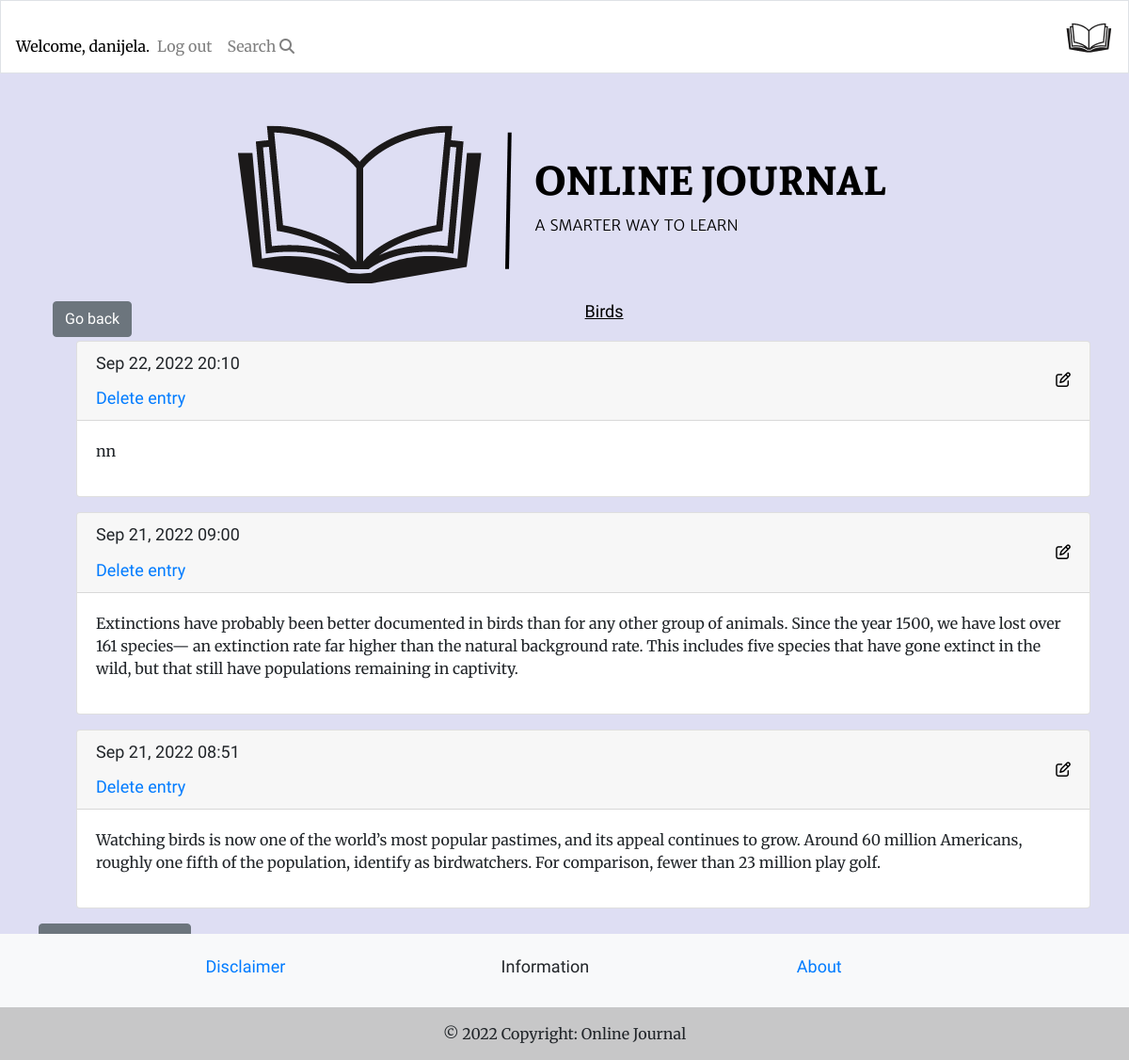
/topics/1 (signed in), run on an earlier commit of the app's database.
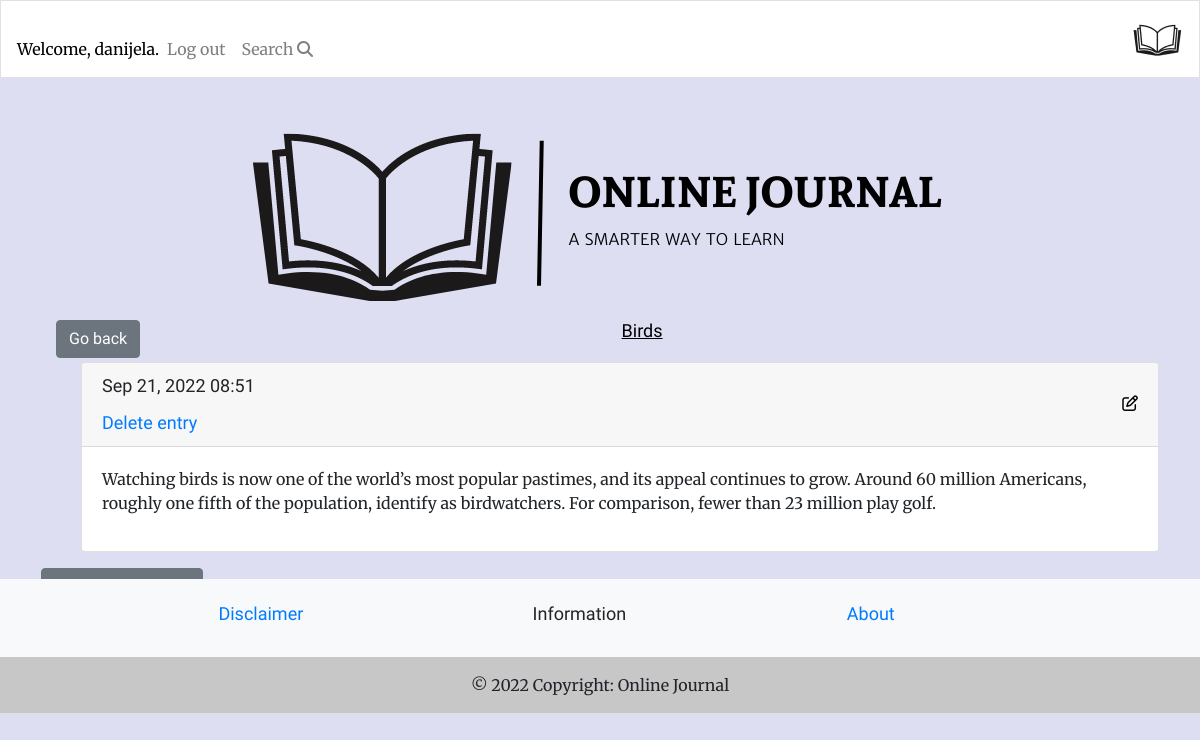
And on a later commit of the database.
### learning_logs/models.py (models this page shows, shortened)
class Topic(models.Model):
    text = models.CharField(max_length=200)
    date_added = models.DateTimeField(auto_now_add=True)
    def __str__(self):
        return self.text

class Entry(models.Model):
    topic = models.ForeignKey(Topic, on_delete=models.CASCADE)
    text = models.TextField()
    date_added = models.DateTimeField(auto_now_add=True)

### learning_logs/views.py (the view)
# urls.py: path('topics/<int:topic_id>', views.topic, name='topic'),
@login_required
def topic(request, topic_id):
    topic = get_object_or_404(Topic, id=topic_id)
    entries = topic.entry_set.order_by('-date_added')
    context = {'topic': topic, 'entries': entries}
    return render(request, 'learning_logs/topic.html', context)

### learning_logs/templates/learning_logs/topic.html
{% extends 'learning_logs/base.html' %}
{% block page_header %}
<h3 class="topic-on-hand"><a class="btn btn-secondary go-back" href="javascript:history.back()">Go back</a> {{ topic }}</h3>
{% endblock page_header %}
{% block content %}
<ul>
  {% for entry in entries %}
  <div class="card mb-3">
    <h4 class="card-header">
      {{ entry.date_added|date:'M d, Y H:i' }}
      <small><a href="{% url 'learning_logs:edit_entry' entry.id %}">
          <i class="fa-regular fa-pen-to-square edit"></i></a></small>
          <a href="{% url 'learning_logs:delete_entry' entry.id %}">Delete entry</a>
    </h4>
    <div class="card-body">
      {{ entry.text|linebreaks }}
    </div>
  </div>
  {% empty %}
  <p>There are currently no entries.</p>
  {% endfor %}
</ul>
<p>
  <a class="new-entry btn btn-secondary" href="{% url 'learning_logs:new_entry' topic.id %}" role="button">Add new
    entry</a>
</p>
{% endblock content %}

### learning_logs/templates/learning_logs/base.html (shortened to what this page needs)
<!DOCTYPE html>
{% load bootstrap4 %}
{% load static %}
<html lang="en">
<head>
  {% block css %}
  <link rel="stylesheet" href="https://cdn.jsdelivr.net/npm/bootstrap@4.6.2/dist/css/bootstrap.min.css"
>
  {% endblock %}
  <link rel="stylesheet" href='{% static "css/styles.css" %}' type="text/css" />
</head>
<body>
  <nav class="navbar navbar-expand-md mb-4 border navbar-light">
    <div class="collapse navbar-collapse" id="navbarTogglerDemo01">
      <ul class="navbar-nav">
        {% if user.is_authenticated %}
        <li class="nav-item">
          <span class="navbar-text">Welcome, {{ user.username }}.</span>
        </li>
        <li class="nav-item">
          <a class="nav-link" href="{% url 'users:logout' %}">Log out</a>
        </li>
        {% else %}
        <li class="nav-item">
          <a class="nav-link" href="{% url 'users:login' %}">Log in</a></li>
        </li>
        <li class="nav-item">
          <a class="nav-link" href="{% url 'users:register' %}">Register</a>
        {% endif %}
      </ul>
      <ul class="navbar-nav">
        <li class="nav-item">
          <a class="nav-link" href="{% url 'learning_logs:topics'%}">
            Search <i class="fa-solid fa-magnifying-glass"></i></a></li>
      </ul>
    </div>
    <a class="navbar-brand mx-auto" href="{% url 'learning_logs:index'%}">
      <img src="{% static 'images/navbar-logo.png' %}" alt="Logo">
      </a>
  </nav>
  {% include 'learning_logs/includes/messages.html' %}
  <main role="main" class="container">
    <div class="container-md">
      <img class="logo-img" src="{% static 'images/logo.png' %}" alt="Logo">
      {% block page_header %} {% endblock page_header %}
    </div>
    <div>
      {% block content %}{% endblock content%}
    </div>
  </main>
  {% include 'learning_logs/footer.html' %}
</body>
</html>

### learning_logs/templates/learning_logs/includes/messages.html (shortened to what this page needs)
<!DOCTYPE html>
<html lang="en">
<head>
</head>
</html>

### learning_logs/templates/learning_logs/footer.html (shortened to what this page needs)
<footer class="bg-light text-center">
    <div class="container p-4 pb-0">
        <div class="row mobiledevice">
            <div class="col-lg-4 col-md-4 col-sm-4 text-left">
                <a href="/">
                    <h4>Disclaimer</h4>
                </a>
            </div>
            <div class="col-lg-4 col-md-4 col-sm-4 text-left">
                <h4>Information</h4>
            </div>
            <div class="col-lg-4 col-md-4 col-sm-4 text-left">
                <a href="/">
                    <h4>About</h4>
                </a>
            </div>
        </div>
    </div>
    <div class="text-center p-3" style="background-color: rgba(0, 0, 0, 0.2);">
        © 2022 Copyright: Online Journal
      </div>
</footer>

### learning_logs/static/css/styles.css (style rules this page uses)
h1, h2, h3, h4, h5, h6 { font-family: 'Sura', sans-serif; font-size: large; }
body { background-color: #dedef3; font-family: 'Merriweather', sans-serif; }
.navbar { background: white; }
.navbar-brand { color: rgb(255 255 255); text-transform: uppercase; }
.nav-item, .nav-link { color: black; }
.navbar-light .navbar-text { color: black!important; }
.new-entry { text-transform: uppercase; color: white; }
.edit { display: flex !important; flex-wrap: wrap; flex-direction: row; align-items: flex-start; justify-content: flex-end; color: black; }
.topic-on-hand { text-decoration: underline; color: black; text-align: center; }
.btn-secondary { float: left; }
main.container { padding: 11px; }
ul { margin-top: 20px!important; }
.container-md { text-align: center; }
img { display: block !important; margin: auto !important; }
footer { position: relative; bottom: 0; width: 100%; }

What changed in the data, as far as the page shows it:
removed Entry: date_added "Sep 22, 2022 20:10", text "nn"
removed Entry: date_added "Sep 21, 2022 09:00", text "Extinctions have probably been better documented in birds than for any other group of animals. Since the year 1500, we have lost over 161 species— an extinction rate far higher than the natural background rate. This includes five species that have gone extinct in the wild, but that still have populations remaining in captivity."
